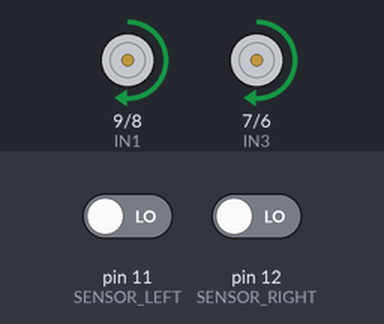
Recording of a sketch running on a simulated Arduino Uno, built with avr-gcc and run on an emulated ATmega328P. On the bench: motor-driver pin pairs drawn as motors (green arrow = first pin HIGH = forward, orange = second pin HIGH = backward, longer = more drive, scaled by the enable pin). The inputs (shaded band) are chosen by the test bench; at power-on: pin 11 (SENSOR_LEFT) LOW, pin 12 (SENSOR_RIGHT) LOW.

Above: at 3.2 s.
3.3 s: pin 11 (SENSOR_LEFT) driven HIGH
At 4.5 s:
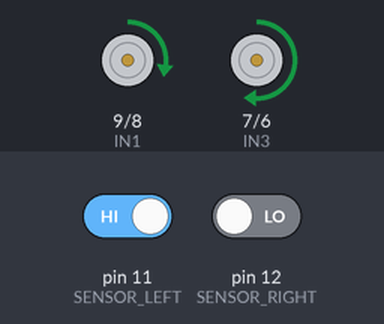
4.8 s: pin 12 (SENSOR_RIGHT) driven HIGH
At 5.6 s:
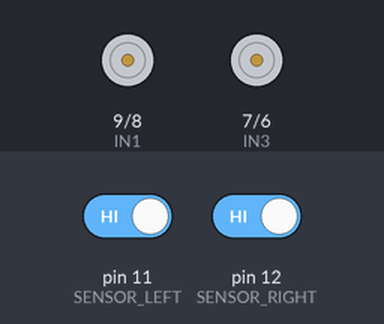
6.3 s: pin 11 (SENSOR_LEFT) driven LOW
At 6.8 s:
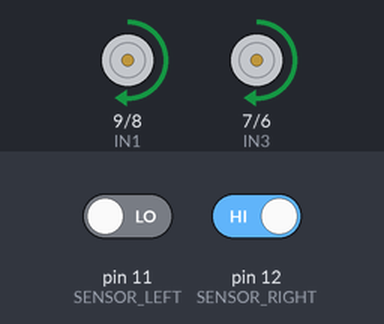
7.8 s: pin 12 (SENSOR_RIGHT) driven LOW
Timing chart, 0 to 10.3 s (numbered marks = the images above; inputs shaded):
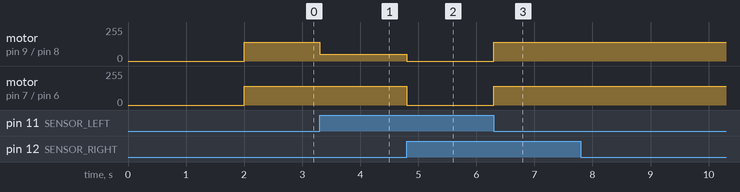

The sketch:

T2_line_follow_starter.ino
```cpp
// ============================================================
// Project 4 - Line-Following Car
// Tier 2 STARTER: tune your own car
// ============================================================
//
// This is the full line-follower, with the settings YOU tune
// marked at the top. Change only the numbers in the "THINGS YOU
// CAN CHANGE" box - you do not have to touch anything below it.
//
//   BASE_SPEED  - how fast the car drives (0-200).
//                 Slow ~110, medium ~140, fast ~180.
//                 200 is the MAX - the 8 x AA pack is 12V when fresh and
//                 would over-volt the 3-6V motors above that.
//   CORRECTION  - how strongly the car steers back to the line.
//                 Gentle ~60, strong ~110.
//                 (CORRECTION must stay SMALLER than BASE_SPEED.)
//   LINE_IS_HIGH - only if the car steers AWAY from the line:
//                 flip true <-> false.
//
// Ask Claude Code to help you change these, then upload and test
// on YOUR track. Tuning takes two or three tries - that is how
// real engineers do it too.
// ============================================================


// ====== THINGS YOU CAN CHANGE (this is your design) ======
const int  BASE_SPEED   = 140;   // driving speed (0-200 MAX): slow 110 / medium 140 / fast 180
const int  CORRECTION   = 90;    // steering strength: gentle 60 / strong 110
const bool LINE_IS_HIGH = true;  // flip only if the car steers away from the line
// =========================================================


// ---- PIN NUMBERS (you do not need to change these) ----
// Note: each "motor" below is really a PAIR of motors wired in
// parallel on the same L298N channel - the code treats each pair
// as one motor, so nothing else changes.
const int ENB = 5;   // right motor pair speed (PWM)
const int IN4 = 6;   // right motor pair direction
const int IN3 = 7;   // right motor pair direction
const int IN2 = 8;   // left motor pair direction
const int IN1 = 9;   // left motor pair direction
const int ENA = 10;  // left motor pair speed (PWM)

const int SENSOR_LEFT  = 11;  // left IR sensor OUT
const int SENSOR_RIGHT = 12;  // right IR sensor OUT


// Returns true when the given sensor sees the black line.
bool seesLine(int sensorPin) {
  int reading = digitalRead(sensorPin);
  return LINE_IS_HIGH ? (reading == HIGH) : (reading == LOW);
}

// Set both motors forward, each at its own speed.
void drive(int leftSpeed, int rightSpeed) {
  digitalWrite(IN1, HIGH);
  digitalWrite(IN2, LOW);
  digitalWrite(IN3, HIGH);
  digitalWrite(IN4, LOW);
  analogWrite(ENA, leftSpeed);
  analogWrite(ENB, rightSpeed);
}

void stopMotors() {
  analogWrite(ENA, 0);
  analogWrite(ENB, 0);
}


// ============================================================
// setup() runs ONE time when the Arduino powers on or resets.
// ============================================================
void setup() {
  pinMode(ENA, OUTPUT);
  pinMode(IN1, OUTPUT);
  pinMode(IN2, OUTPUT);
  pinMode(IN3, OUTPUT);
  pinMode(IN4, OUTPUT);
  pinMode(ENB, OUTPUT);
  pinMode(SENSOR_LEFT, INPUT);
  pinMode(SENSOR_RIGHT, INPUT);

  stopMotors();
  delay(2000);  // 2 seconds to place the car and let go
}


// ============================================================
// loop() runs OVER AND OVER, forever. Each pass = one decision.
// ============================================================
void loop() {
  bool leftOnLine  = seesLine(SENSOR_LEFT);
  bool rightOnLine = seesLine(SENSOR_RIGHT);

  if (!leftOnLine && !rightOnLine) {
    drive(BASE_SPEED, BASE_SPEED);              // straight ahead
  }
  else if (leftOnLine && !rightOnLine) {
    drive(BASE_SPEED - CORRECTION, BASE_SPEED); // steer left
  }
  else if (!leftOnLine && rightOnLine) {
    drive(BASE_SPEED, BASE_SPEED - CORRECTION); // steer right
  }
  else {
    stopMotors();                               // end mark / lifted
  }
}
```

Measured:
- after the input at 3.3 s, motor on pin 9 (IN1) / pin 8 (IN2): forward 140/255 → forward 50/255 at once
- after the input at 4.8 s, motor on pin 9 (IN1) / pin 8 (IN2): forward 50/255 → stopped at once; motor on pin 7 (IN3) / pin 6 (IN4): forward 140/255 → stopped at once
- after the input at 6.3 s, motor on pin 9 (IN1) / pin 8 (IN2), motor on pin 7 (IN3) / pin 6 (IN4): stopped → forward 140/255 at once
